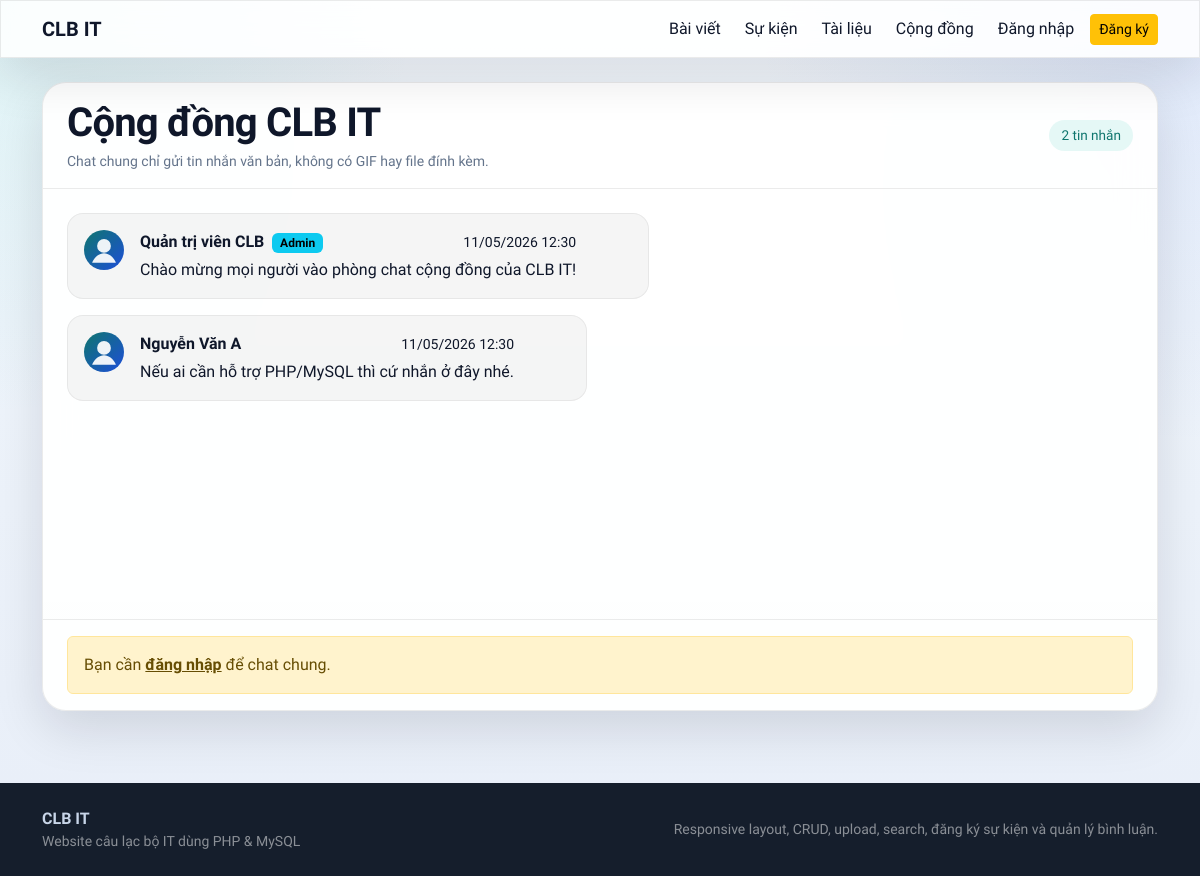
The page /community.php on the database its author committed.
### tables this page shows
CREATE TABLE community_messages (
    id INT AUTO_INCREMENT PRIMARY KEY,
    user_id INT NOT NULL,
    content VARCHAR(500) NOT NULL,
    status ENUM('visible', 'hidden') NOT NULL DEFAULT 'visible',
    created_at TIMESTAMP DEFAULT CURRENT_TIMESTAMP,
    updated_at TIMESTAMP DEFAULT CURRENT_TIMESTAMP ON UPDATE CURRENT_TIMESTAMP,
    CONSTRAINT fk_community_messages_user FOREIGN KEY (user_id) REFERENCES users(id) ON DELETE CASCADE,
    INDEX idx_community_messages_status (status),
    INDEX idx_community_messages_created_at (created_at)
);

CREATE TABLE users (
    id INT AUTO_INCREMENT PRIMARY KEY,
    fullname VARCHAR(100) NOT NULL,
    email VARCHAR(120) NOT NULL UNIQUE,
    password VARCHAR(255) NOT NULL,
    avatar VARCHAR(255) NULL,
    bio TEXT NULL,
    skills VARCHAR(255) NULL,
    role ENUM('admin', 'member') NOT NULL DEFAULT 'member',
    status ENUM('active', 'locked') NOT NULL DEFAULT 'active',
    created_at TIMESTAMP DEFAULT CURRENT_TIMESTAMP,
    updated_at TIMESTAMP DEFAULT CURRENT_TIMESTAMP ON UPDATE CURRENT_TIMESTAMP,
    INDEX idx_users_role_status (role, status)
);

### config/database.php (called while the page is built, shortened)
<?php
function db(): PDO
{
    static $pdo = null;
    if ($pdo instanceof PDO) {
        return $pdo;
    }
    $dsn = 'mysql:host=' . DB_HOST . ';dbname=' . DB_NAME . ';charset=utf8mb4';
    $pdo = new PDO($dsn, DB_USER, DB_PASS, [
        PDO::ATTR_ERRMODE => PDO::ERRMODE_EXCEPTION,
        PDO::ATTR_DEFAULT_FETCH_MODE => PDO::FETCH_ASSOC,
        PDO::ATTR_EMULATE_PREPARES => false,
    ]);
    return $pdo;
}

### includes/functions.php (called while the page is built, shortened)
<?php
function e(?string $value): string
{
    return htmlspecialchars((string) $value, ENT_QUOTES, 'UTF-8');
}
function current_user_row(): ?array
{
    if (!isset($_SESSION['user']['id'])) {
        return null;
    }
    $stmt = db()->prepare('SELECT * FROM users WHERE id = :id LIMIT 1');
    $stmt->execute(['id' => (int) $_SESSION['user']['id']]);
    $user = $stmt->fetch();
    return $user;
}
function is_logged_in(): bool
{
    return current_user_row() !== null;
}
function current_user_id(): ?int
{
    $user = current_user_row();
    return $user ? (int) $user['id'] : null;
}
function format_datetime(?string $value): string
{
    return date('d/m/Y H:i', strtotime($value));
}

### community.php (the view, shortened to what this page needs)
<?php
require_once __DIR__ . '/config/database.php';
require_once __DIR__ . '/includes/functions.php';
$messagesStmt = db()->query("SELECT m.*, u.fullname, u.avatar, u.role
    FROM community_messages m
    INNER JOIN users u ON u.id = m.user_id
    WHERE m.status = 'visible'
    ORDER BY m.created_at ASC");
$messages = $messagesStmt->fetchAll();
require_once __DIR__ . '/includes/header.php';
?>
<div class="clubit-card p-0 overflow-hidden community-shell">
    <div class="community-header d-flex justify-content-between align-items-center flex-wrap gap-2 px-4 py-3">
        <div>
            <h1 class="section-title mb-1">Cộng đồng CLB IT</h1>
            <div class="text-secondary small">Chat chung chỉ gửi tin nhắn văn bản, không có GIF hay file đính kèm.</div>
        </div>
        <span class="soft-badge"><?php echo count($messages); ?> tin nhắn</span>
    </div>
    <div class="community-chat px-4 py-4 <?php echo empty($messages) ? 'is-empty' : ''; ?>" data-community-chat id="community-chat-container" data-last-id="<?php echo !empty($messages) ? end($messages)['id'] : 0; ?>">
        <?php if (empty($messages)): ?>
            <div class="community-empty-state text-center text-secondary">Chưa có tin nhắn nào. Hãy mở lời trước!</div>
        <?php else: ?>
            <?php foreach ($messages as $message): ?>
                <?php $isMine = (int) $message['user_id'] === (int) (current_user_id() ?? 0); ?>
                        <div class="community-message <?php echo $isMine ? 'is-mine ms-auto' : ''; ?>">
                    <div class="d-flex align-items-start gap-3">
                        <a href="<?php echo e(BASE_URL); ?>/profile.php?id=<?php echo (int) $message['user_id']; ?>" class="text-decoration-none">
                            <img src="<?php echo e($message['avatar'] ? UPLOAD_URL . '/' . $message['avatar'] : BASE_URL . '/assets/images/default-avatar.svg'); ?>" alt="<?php echo e($message['fullname']); ?>" class="rounded-circle" style="width:40px;height:40px;object-fit:cover;">
                        </a>
                        <div class="flex-grow-1">
                            <div class="d-flex justify-content-between align-items-center gap-2 flex-wrap mb-1">
                                <div class="fw-bold text-white">
                                    <a href="<?php echo e(BASE_URL); ?>/profile.php?id=<?php echo (int) $message['user_id']; ?>" class="text-white text-decoration-none">
                                        <?php echo e($message['fullname']); ?>
                                    </a>
                                    <?php echo $message['role'] === 'admin' ? ' <span class="badge text-bg-info ms-1">Admin</span>' : ''; ?>
                                </div>
                                <div class="small text-white-50"><?php echo e(format_datetime($message['created_at'])); ?></div>
                            </div>
                            <div class="text-white"><?php echo nl2br(e($message['content'])); ?></div>
                        </div>
                    </div>
                </div>
            <?php endforeach; ?>
        <?php endif; ?>
    </div>
    <div class="community-composer border-top border-white border-opacity-10 px-4 py-3">
        <?php if (is_logged_in()): ?>
            <form id="form-chat" method="post" class="d-flex gap-2 align-items-end">
                <textarea name="content" class="form-control community-input" rows="2" maxlength="500" placeholder="Nhập tin nhắn..." required></textarea>
                <button class="btn btn-primary px-4">Gửi</button>
            </form>
            <div class="small text-white-50 mt-2">Chỉ nhập văn bản, tối đa 500 ký tự.</div>
        <?php else: ?>
            <div class="alert alert-warning mb-0">
                Bạn cần <a href="<?php echo e(BASE_URL); ?>/login.php" class="alert-link">đăng nhập</a> để chat chung.
            </div>
        <?php endif; ?>
    </div>
</div>
<?php require_once __DIR__ . '/includes/footer.php'; ?>

### rows shown on the page
community_messages: user.fullname "Quản trị viên CLB", shows "Admin", created_at "11/05/2026 12:30", content "Chào mừng mọi người vào phòng chat cộng đồng của CLB IT!"
community_messages: user.fullname "Nguyễn Văn A", created_at "11/05/2026 12:30", content "Nếu ai cần hỗ trợ PHP/MySQL thì cứ nhắn ở đây nhé."

### other values the page prints
APP_NAME "CLB IT"
count($messages) "2"
